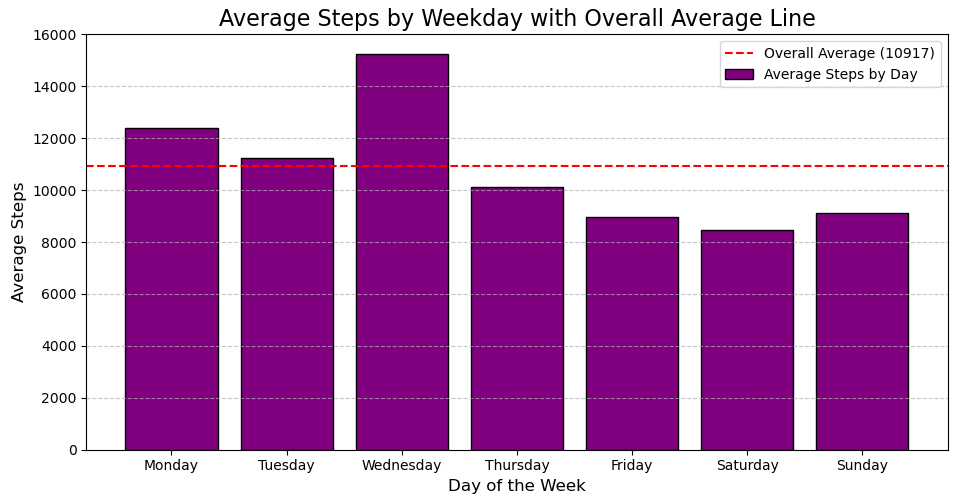

Generate this figure with Python:
import matplotlib.pyplot as plt
import datetime
from collections import defaultdict

# Günlük adım sayısı verilerinin bulunduğu dosya yolu
file_path = r"C:\Users\alide\OneDrive - sabanciuniv.edu\Masaüstü\daily_steps_output.txt"

# Günlük adım sayılarını okuma ve haftanın günlerine göre gruplama
weekday_steps = defaultdict(list)

try:
    with open(file_path, "r") as file:
        for line in file:
            parts = line.strip().split(", ")
            if len(parts) == 2:
                date_str = parts[0].split(": ")[1]
                steps = int(parts[1].split(": ")[1])
                date = datetime.datetime.strptime(date_str, "%Y-%m-%d").date()
                weekday = date.strftime("%A")  # Haftanın gününü alır
                weekday_steps[weekday].append(steps)

    # Haftanın her günü için ortalama adım sayısını hesaplama
    average_steps_by_weekday = {
        day: sum(steps) / len(steps) for day, steps in weekday_steps.items()
    }

    # Tüm günlerin genel ortalamasını hesaplama
    overall_average = sum(sum(steps) for steps in weekday_steps.values()) / sum(len(steps) for steps in weekday_steps.values())

    # Haftanın günlerini sıralama
    ordered_days = ["Monday", "Tuesday", "Wednesday", "Thursday", "Friday", "Saturday", "Sunday"]
    average_steps_sorted = [average_steps_by_weekday.get(day, 0) for day in ordered_days]

    # Grafiği oluşturma
    plt.figure(figsize=(10, 6))
    plt.bar(ordered_days, average_steps_sorted, color='purple', edgecolor='black', label="Average Steps by Day")

    # Ortalama çizgisi ekleme
    plt.axhline(y=overall_average, color='red', linestyle='--', linewidth=1.5, label=f'Overall Average ({overall_average:.0f})')

    # Grafik etiketleri ve başlık
    plt.title("Average Steps by Weekday with Overall Average Line", fontsize=16)
    plt.xlabel("Day of the Week", fontsize=12)
    plt.ylabel("Average Steps", fontsize=12)
    plt.grid(axis='y', linestyle='--', alpha=0.7)
    plt.legend()

    # Grafik düzenlemesi
    plt.tight_layout()
    plt.show()

except FileNotFoundError:
    print(f"Dosya bulunamadı: {file_path}")
except Exception as e:
    print(f"Bir hata oluştu: {e}")
